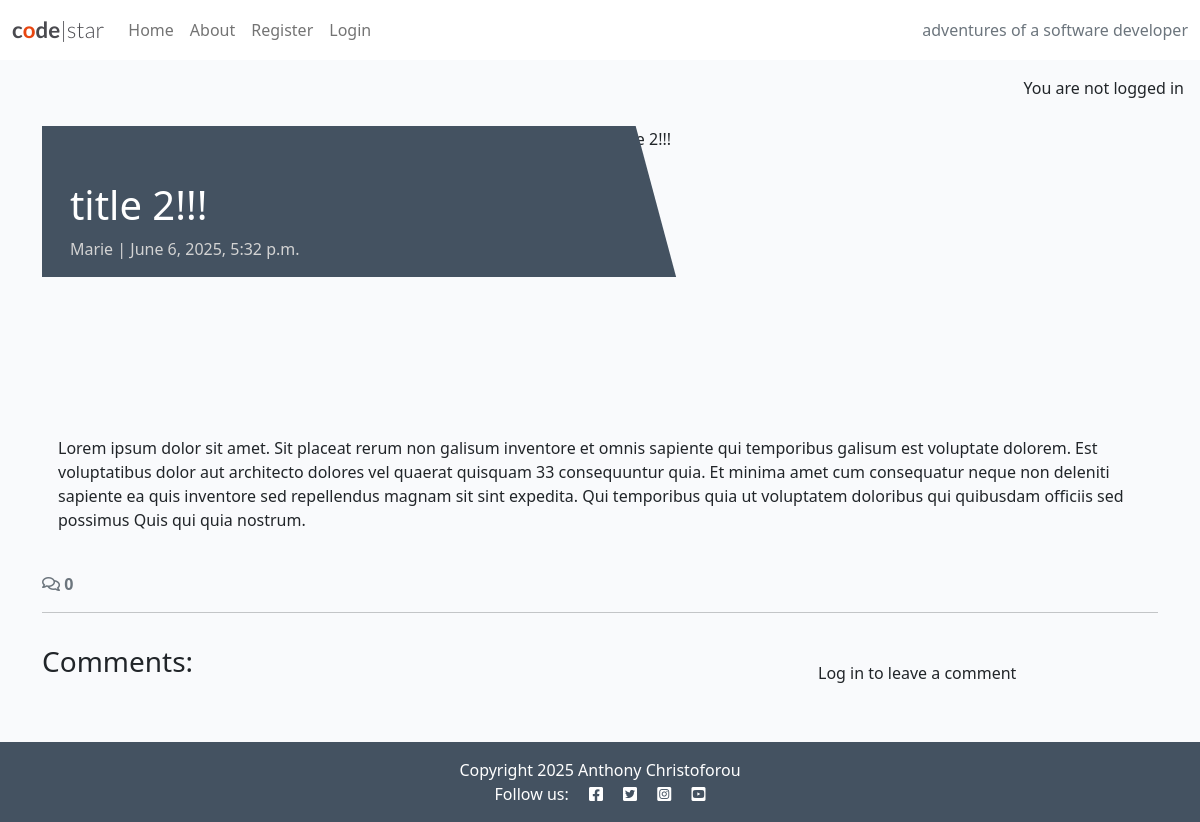
The page /title-2/ on the database its author committed.
### blog/models.py (models this page shows, shortened)
class Post(models.Model):
    title = models.CharField(max_length=200, unique=True)
    slug = models.SlugField(max_length=200, unique=True)
    author = models.ForeignKey(
    User, on_delete=models.CASCADE, related_name="blog_posts"
)
    featured_image = CloudinaryField('image', default='placeholder')
    content = models.TextField()
    created_on = models.DateTimeField(auto_now_add=True)
    status = models.IntegerField(choices=STATUS, default=0)
    excerpt = models.TextField(blank=True)
    updated_on = models.DateTimeField(auto_now=True)
    class Meta:
        ordering = ["-created_on", "author"]

### blog/views.py (the view)
# urls.py: path('<slug:slug>/', views.post_detail, name='post_detail'),
def post_detail(request, slug):
    queryset = Post.objects.filter(status=1)
    post = get_object_or_404(queryset, slug=slug)
    comments = post.comments.all().order_by("-created_on")
    comment_count = post.comments.filter(approved=True).count()
    if request.method == "POST":
        comment_form = CommentForm(data=request.POST)
        if comment_form.is_valid():
            comment = comment_form.save(commit=False)
            comment.author = request.user
            comment.post = post
            comment.save()
            messages.add_message(
                request, messages.SUCCESS,
                'Comment submitted and awaiting approval'
            )
            comment_form = CommentForm()
    else:
        comment_form = CommentForm()
    return render(
        request,
        "blog/post_detail.html",
        {
            "post": post,
            "comments": comments,
            "comment_count": comment_count,
            "comment_form": comment_form,
        },
    )

### blog/templates/blog/post_detail.html (shortened to what this page needs)
{% extends 'base.html' %}
{% block content %}
{% load static %}
{% load crispy_forms_tags %}
<div class="masthead">
    <div class="container">
        <div class="row g-0">
            <div class="col-md-6 masthead-text">
                <h1 class="post-title">{{ post.title }}</h1>
                <p class="post-subtitle">{{ post.author }} | {{ post.created_on }}</p>
            </div>
            <div class="d-none d-md-block col-md-6 masthead-image">
                {% if "placeholder" in post.featured_image.url %}
                <img src="{% static 'images/default.jpg' %}" class="scale" alt="placeholder image">
                {% else %}
                <img src="{{ post.featured_image.url }}" class="scale" alt="{{ post.title }}">
                {% endif %}
            </div>
        </div>
    </div>
</div>
<div class="container">
    <div class="row">
        <div class="col card mb-4  mt-3 left  top">
            <div class="card-body">
                <article class="card-text">
                    {{ post.content | safe }}
                </article>
            </div>
        </div>
    </div>
    <div class="row">
        <div class="col-12">
            <strong class="text-secondary">
                <i class="far fa-comments"></i> {{ comment_count }}
            </strong>
        </div>
        <div class="col-12">
            <hr>
        </div>
    </div>
    <div class="row">
        <div class="col-md-8 card mb-4  mt-3 ">
            <h3>Comments:</h3>
            <div class="card-body">
            </div>
        </div>
        <div class="col-md-4 card mb-4 mt-3">
            <div class="card-body">
                {% if user.is_authenticated %}
                <h3>Leave a comment:</h3>
                <p>Posting as: {{ user.username }}</p>
                <form id="commentForm" method="post"
                    style="margin-top: 1.3em;">
                    {{ comment_form | crispy }}
                    {% csrf_token %}
                    <button id="submitButton" type="submit"
                        class="btn btn-signup btn-lg">Submit</button>
                </form>
                {% else %}
                <p>Log in to leave a comment</p>
                {% endif %}
            </div>
        </div>
    </div>
</div>
{% endblock content %}

### static/css/style.css (style rules this page uses)
body { background-color: #F9FAFC; }
.main-bg { background-color: #F9FAFC; }
.card { border: none; background-color: transparent; }
.scale { width: 100%; height: auto; }
.masthead { margin-top: 10px; overflow: hidden; position: relative; display: inline-block; height: 33vh; width: 100%; }
.masthead-text { background-color: #445261; color: white; position: relative; }
.masthead-image { position: relative; overflow: hidden; }
.masthead-image:after { content: ""; position: absolute; top: 0; right: 90%; height: 100%; width: 150%; background: #445261; -webkit-transform: skew(15deg); -moz-transform: skew(15deg); transform: skew(15deg); z-index: 100; }
.post-title { margin-top: 10%; margin-left: 5%; }
.post-subtitle { margin-left: 5%; color: lightgray; }

### rows shown on the page
Post: title "title 2!!!", author "Marie", created_on "June 6, 2025, 5:32 p.m.", content "Lorem ipsum dolor sit amet. Sit placeat rerum non galisum inventore et omnis sapiente qui temporibus galisum est voluptate dolorem. Est voluptatibus dolor aut architecto dolores vel quaerat quisquam 33 consequuntur quia. Et minima amet cum consequatur neque non deleniti sapiente ea quis inventore sed repellendus magnam sit sint expedita. Qui temporibus quia ut voluptatem doloribus qui quibusdam officiis sed possimus Quis qui quia nostrum."

### other values the page prints
{{ comment_count }} "0"
